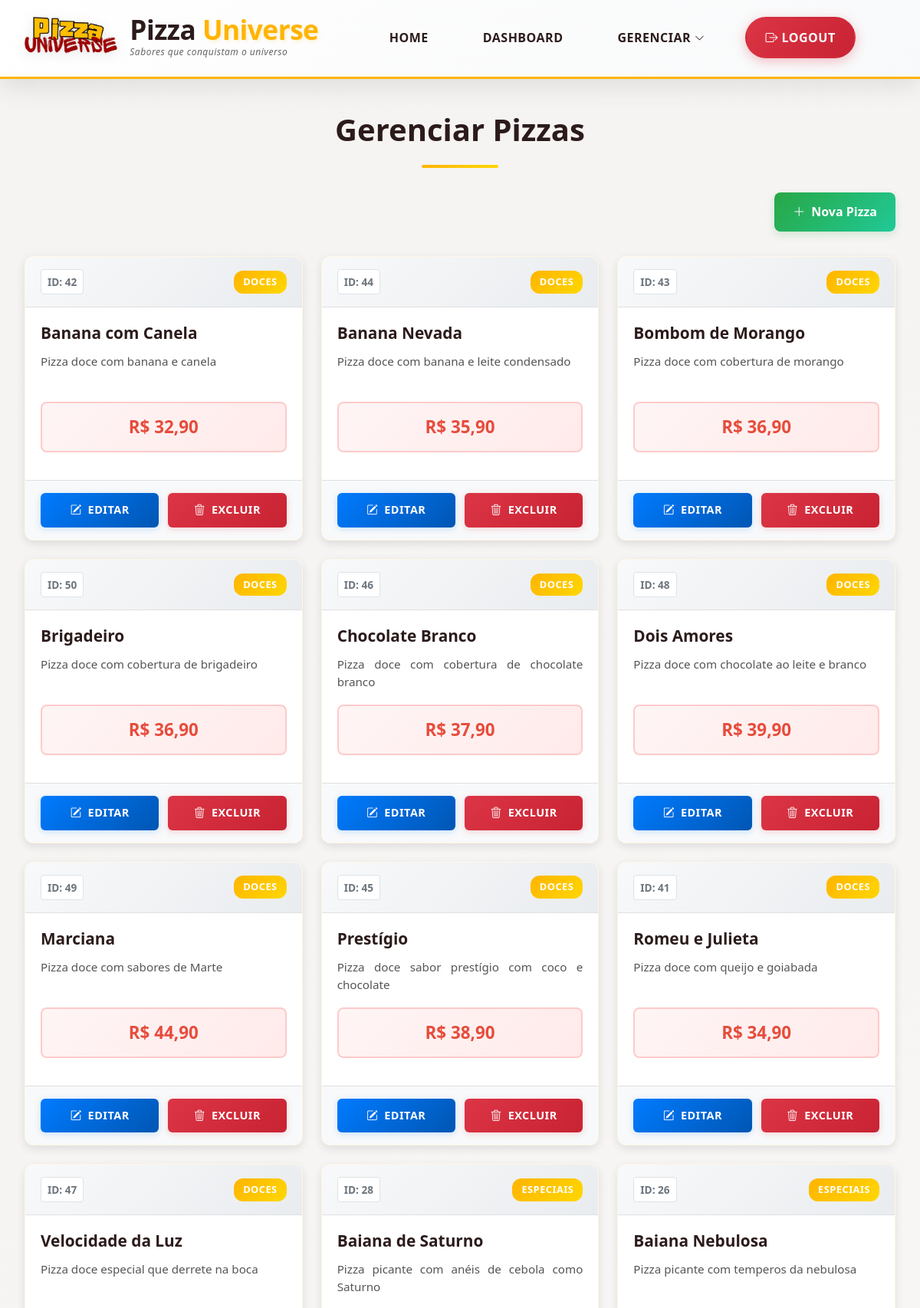
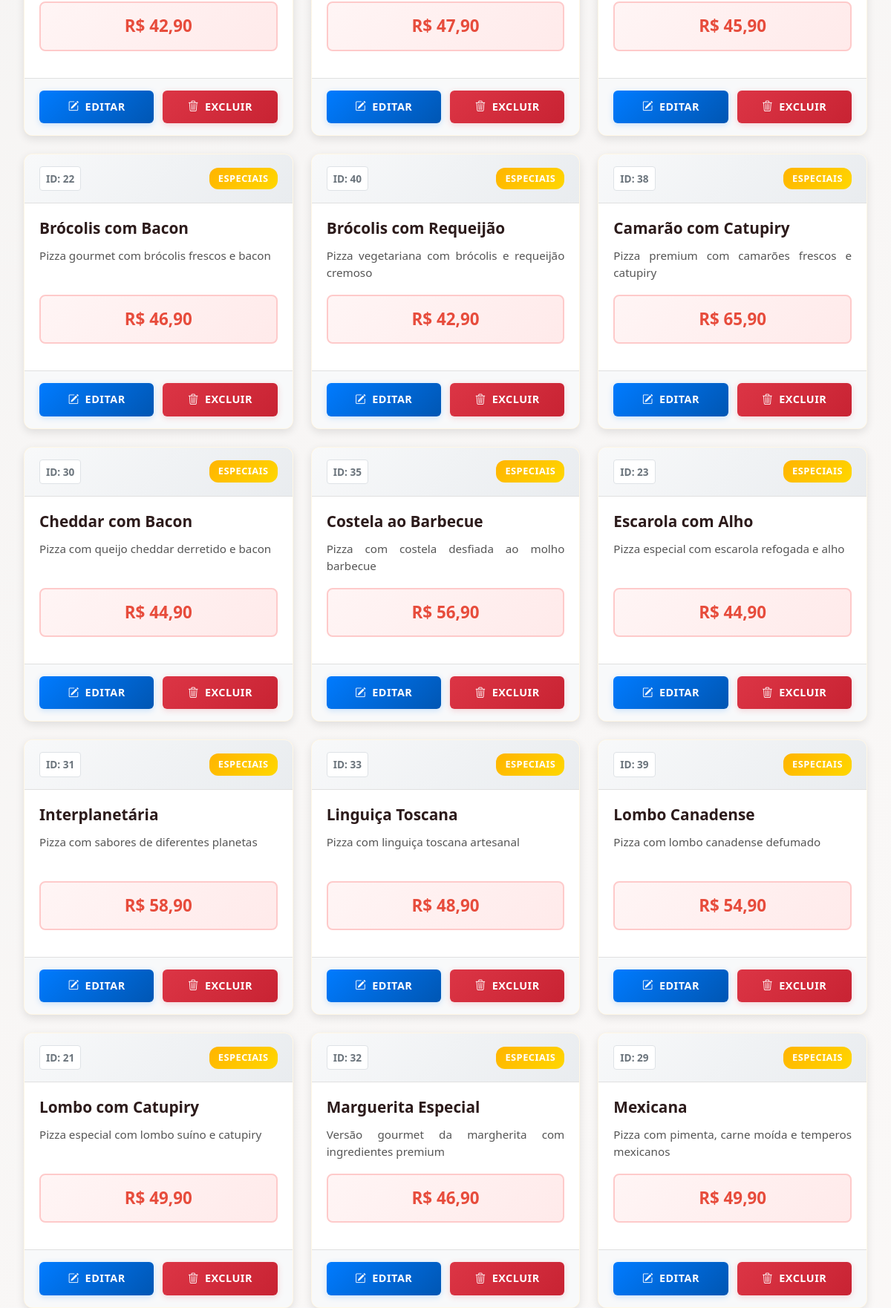
The page /?page=pizzas (signed in, upper part) on the database its author committed (2 pictures, top to bottom).
### tables this page shows
CREATE TABLE IF NOT EXISTS pizzas (
    id INT AUTO_INCREMENT PRIMARY KEY,
    name VARCHAR(100) NOT NULL,
    description TEXT NOT NULL,
    price DECIMAL(10,2) NOT NULL,
    category VARCHAR(50) NOT NULL,
    created_at TIMESTAMP DEFAULT CURRENT_TIMESTAMP,
    updated_at TIMESTAMP DEFAULT CURRENT_TIMESTAMP ON UPDATE CURRENT_TIMESTAMP
);

### controllers/PizzaController.php (called while the page is built, shortened)
<?php
abstract class PizzaController
{
    public static function findAll(?int $deleteId = null): void
    {
        $pizzas = PizzaDao::findAll();
        PizzaView::renderList($pizzas, $deleteId);
    }
    public static function handleRoutes(): void
    {
        $action = $_GET['action'] ?? 'list';
        match ($action) {
            'create' => self::create(),
            'edit' => self::update(),
            'delete' => self::delete(),
            default => self::findAll()
        };
    }
}

### models/Pizza.php (called while the page is built, shortened)
<?php
class Pizza
{
    public function __construct(int $id, string $name = "", string $description = "", float $price = 0.0, string $category = "")
    {
        $this->id = $id;
        $this->name = $name;
        $this->description = $description;
        $this->price = $price;
        $this->category = $category;
    }
    public function __get(string $attr): mixed
    {
        if (property_exists($this, $attr)) {
            return $this->$attr;
        }
        throw new InvalidArgumentException("Property '{$attr}' does not exist");
    }
}

### dal/PizzaDAO.php (called while the page is built, shortened)
<?php
abstract class PizzaDao
{
    public static function findAll(): array
    {
        try {
            $pdo = Connection::getConnection();
            $stmt = $pdo->prepare("SELECT * FROM pizzas ORDER BY category, name");
            $stmt->execute();
            $res = $stmt->fetchAll(PDO::FETCH_ASSOC);
            $pizzas = [];
            foreach ($res as $data) {
                $pizzas[] = new Pizza(
                    (int) $data["id"],
                    $data["name"],
                    $data["description"],
                    (float) $data["price"],
                    $data["category"]
                );
            }
            return $pizzas;
        } catch (\PDOException $e) {
            throw new PDOException("Erro ao listar pizzas: " . $e->getMessage());
        }
    }
}

### views/PizzaView.php (the view, shortened to what this page needs)
<?php
abstract class PizzaView
{
?>
    <?php
    public static function renderList(array $pizzas, ?int $deleteId = null): void
    {
    ?>
        <main>
            <h1>Gerenciar Pizzas</h1>
            <div class="navigation-buttons">
                <a href="?page=pizzas&action=create"><i class="bi bi-plus-lg"></i> Nova Pizza</a>
            </div>
            <?php if (!empty($pizzas)): ?>
                <div class="pizza-grid">
                    <?php foreach ($pizzas as $pizza): ?>
                        <div class="pizza-card">
                            <div class="pizza-card-header">
                                <div class="pizza-id">ID: <?= $pizza->id ?></div>
                                <div class="pizza-category"><?= htmlspecialchars($pizza->category) ?></div>
                            </div>
                            <div class="pizza-card-body">
                                <h3 class="pizza-title"><?= htmlspecialchars($pizza->name) ?></h3>
                                <p class="pizza-description"><?= htmlspecialchars($pizza->description) ?></p>
                                <div class="pizza-price">R$ <?= number_format($pizza->price, 2, ',', '.') ?></div>
                            </div>
                            <div class="pizza-card-actions">
                                <a href="?page=pizzas&action=edit&edit=<?= $pizza->id ?>" class="btn-edit">
                                    <i class="bi bi-pencil-square"></i> Editar
                                </a>
                                <a href="?page=pizzas&confirm=<?= $pizza->id ?>" class="btn-delete">
                                    <i class="bi bi-trash3"></i> Excluir
                                </a>
                            </div>
                        </div>
                    <?php endforeach; ?>
                </div>
            <?php endif; ?>
        </main>
<?php
    }
}

### assets/stylesheets/style.css (style rules this page uses)
* { margin: 0; padding: 0; box-sizing: border-box; }
html { scroll-behavior: smooth; }
body { font-family: 'Poppins', 'Segoe UI', Tahoma, Geneva, Verdana, sans-serif; background: linear-gradient(135deg, #f4f3f2 0%, #fffcfb 100%); color: #2c1b1b; font-size: 16px; line-height: 1.7; }

### assets/stylesheets/crud.css (style rules this page uses)
main { max-width: 1200px; margin: 2rem auto; padding: 0 2rem; min-height: calc(100vh - 200px); }
main h1 { font-size: 2.5rem; color: #2c1b1b; margin-bottom: 2rem; text-align: center; font-weight: 800; position: relative; padding-bottom: 1rem; }
main h1::after { content: ''; position: absolute; bottom: 0; left: 50%; transform: translateX(-50%); width: 100px; height: 4px; background: linear-gradient(90deg, #ffb400, #ffd700); border-radius: 2px; }
.navigation-buttons { display: flex; gap: 1rem; margin-bottom: 2rem; justify-content: flex-end; }
.navigation-buttons a[href*="?page=users"], .navigation-buttons a[href*="?page=customers"], .navigation-buttons a[href*="?page=pizzas"], main>div.navigation-buttons a[href*="?page=users"], main>div.navigation-buttons a[href*="?page=customers"], main>div.navigation-buttons a[href*="?page=pizzas"] { display: inline-flex !important; align-items: center; gap: 0.5rem; background: linear-gradient(135deg, #2c1b1b, #444) !important; color: #ffffff !important; text-decoration: none !important; padding: 12px 20px; border-radius: 8px; font-weight: 600; font-size: 0.95rem; transition: all 0.3s ease; box-shadow: 0 4px 12px rgba(44, 27, 27, 0.2); }
.navigation-buttons a[href*="action=create"], main>div.navigation-buttons a[href*="action=create"] { background: linear-gradient(135deg, #28a745, #20c997) !important; color: #ffffff !important; display: inline-flex !important; align-items: center; gap: 0.5rem; padding: 12px 24px; border-radius: 8px; text-decoration: none !important; font-weight: 600; font-size: 1rem; transition: all 0.3s ease; box-shadow: 0 4px 12px rgba(40, 167, 69, 0.2); }

### assets/stylesheets/pizzas.css (style rules this page uses)
.pizza-grid { display: grid; grid-template-columns: repeat(auto-fill, minmax(350px, 1fr)); gap: 1.5rem; margin-bottom: 2rem; }
.pizza-card { background: #ffffff; border-radius: 12px; box-shadow: 0 4px 12px rgba(0, 0, 0, 0.1); border: 1px solid rgba(255, 180, 0, 0.1); transition: all 0.3s ease; overflow: hidden; }
.pizza-card-header { display: flex; justify-content: space-between; align-items: center; padding: 1rem 1.25rem; background: linear-gradient(135deg, #f8f9fa, #e9ecef); border-bottom: 1px solid #e0e0e0; }
.pizza-id { font-size: 0.85rem; font-weight: 600; color: #6c757d; background: #ffffff; padding: 4px 8px; border-radius: 4px; border: 1px solid #dee2e6; }
.pizza-category { font-size: 0.8rem; font-weight: 600; color: #ffffff; background: linear-gradient(135deg, #ffb400, #ffd700); padding: 4px 12px; border-radius: 12px; text-transform: uppercase; letter-spacing: 0.5px; }
.pizza-card-body { padding: 1.25rem; }
.pizza-title { font-size: 1.3rem; font-weight: 700; color: #2c1b1b; margin: 0 0 0.75rem 0; line-height: 1.3; }
.pizza-description { color: #555; font-size: 0.95rem; line-height: 1.5; margin: 0 0 1rem 0; text-align: justify; min-height: 3rem; }
.pizza-price { font-size: 1.4rem; font-weight: 700; color: #e74c3c; text-align: center; background: linear-gradient(135deg, #fff5f5, #ffeaea); border: 2px solid #fecaca; border-radius: 8px; padding: 0.75rem; margin-bottom: 1rem; }
.pizza-card-actions { display: flex; gap: 0.75rem; padding: 1rem 1.25rem; background: #f8f9fa; border-top: 1px solid #e0e0e0; }
.pizza-card-actions .btn-edit, .pizza-card-actions .btn-delete { flex: 1; display: flex; align-items: center; justify-content: center; gap: 0.5rem; padding: 10px 16px; text-decoration: none; border-radius: 6px; font-size: 0.9rem; font-weight: 600; text-transform: uppercase; letter-spacing: 0.5px; transition: all 0.3s ease; text-align: center; }
.pizza-card-actions .btn-edit { background: linear-gradient(135deg, #007bff, #0056b3); color: #ffffff; box-shadow: 0 2px 8px rgba(0, 123, 255, 0.2); }
.pizza-card-actions .btn-delete { background: linear-gradient(135deg, #dc3545, #c82333); color: #ffffff; box-shadow: 0 2px 8px rgba(220, 53, 69, 0.2); }

### rows shown on the page
pizzas: id "42", category "DOCES", name "Banana com Canela", description "Pizza doce com banana e canela", price "32,90"
pizzas: id "44", category "DOCES", name "Banana Nevada", description "Pizza doce com banana e leite condensado", price "35,90"
pizzas: id "43", category "DOCES", name "Bombom de Morango", description "Pizza doce com cobertura de morango", price "36,90"
pizzas: id "50", category "DOCES", name "Brigadeiro", description "Pizza doce com cobertura de brigadeiro", price "36,90"
pizzas: id "46", category "DOCES", name "Chocolate Branco", description "Pizza doce com cobertura de chocolate branco", price "37,90"
pizzas: id "48", category "DOCES", name "Dois Amores", description "Pizza doce com chocolate ao leite e branco", price "39,90"
pizzas: id "49", category "DOCES", name "Marciana", description "Pizza doce com sabores de Marte", price "44,90"
pizzas: id "45", category "DOCES", name "Prestígio", description "Pizza doce sabor prestígio com coco e chocolate", price "38,90"
pizzas: id "41", category "DOCES", name "Romeu e Julieta", description "Pizza doce com queijo e goiabada", price "34,90"
pizzas: id "47", category "DOCES", name "Velocidade da Luz", description "Pizza doce especial que derrete na boca", price "42,90"
pizzas: id "28", category "ESPECIAIS", name "Baiana de Saturno", description "Pizza picante com anéis de cebola como Saturno", price "47,90"
pizzas: id "26", category "ESPECIAIS", name "Baiana Nebulosa", description "Pizza picante com temperos da nebulosa", price "45,90"
pizzas: id "22", category "ESPECIAIS", name "Brócolis com Bacon", description "Pizza gourmet com brócolis frescos e bacon", price "46,90"
pizzas: id "40", category "ESPECIAIS", name "Brócolis com Requeijão", description "Pizza vegetariana com brócolis e requeijão cremoso", price "42,90"
pizzas: id "38", category "ESPECIAIS", name "Camarão com Catupiry", description "Pizza premium com camarões frescos e catupiry", price "65,90"
pizzas: id "30", category "ESPECIAIS", name "Cheddar com Bacon", description "Pizza com queijo cheddar derretido e bacon", price "44,90"
pizzas: id "35", category "ESPECIAIS", name "Costela ao Barbecue", description "Pizza com costela desfiada ao molho barbecue", price "56,90"
pizzas: id "23", category "ESPECIAIS", name "Escarola com Alho", description "Pizza especial com escarola refogada e alho", price "44,90"
pizzas: id "31", category "ESPECIAIS", name "Interplanetária", description "Pizza com sabores de diferentes planetas", price "58,90"
pizzas: id "33", category "ESPECIAIS", name "Linguiça Toscana", description "Pizza com linguiça toscana artesanal", price "48,90"
pizzas: id "39", category "ESPECIAIS", name "Lombo Canadense", description "Pizza com lombo canadense defumado", price "54,90"
pizzas: id "21", category "ESPECIAIS", name "Lombo com Catupiry", description "Pizza especial com lombo suíno e catupiry", price "49,90"
pizzas: id "32", category "ESPECIAIS", name "Marguerita Especial", description "Versão gourmet da margherita com ingredientes premium", price "46,90"
pizzas: id "29", category "ESPECIAIS", name "Mexicana", description "Pizza com pimenta, carne moída e temperos mexicanos", price "49,90"
